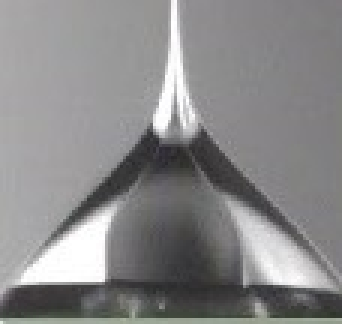
#> input picture Taylor-ConeT.jpg, 114 x 108 px, found by its file name (shown 3 times larger)
$ python 'find pattern 3.py'
#> lines starting #> are read from the running program, lines starting #| are printed output that depends on the picture
import cv2
import numpy as np
import matplotlib.pyplot as plt

imgtemp = cv2.imread('E:\Python Tutorial\image processing\Taylor-ConeT.jpg', 0)
#> imgtemp: shape (108, 114); min 39, max 255, mean 136.6
img = cv2.imread('E:\Python Tutorial\image processing\Taylor-Cone1.jpg', 0)
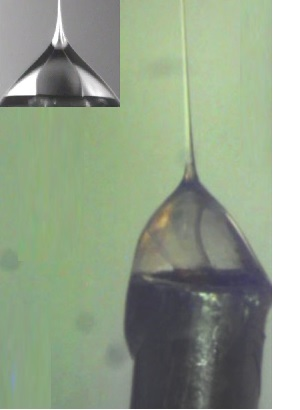
#> input picture Taylor-Cone1.jpg, 300 x 410 px, found by its file name
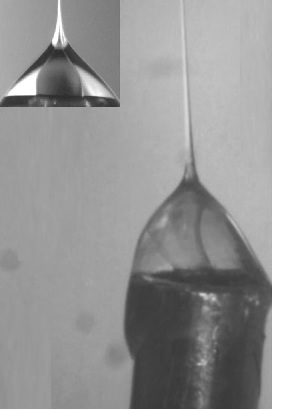
#> img: shape (410, 300); min 43, max 255, mean 155

orb = cv2.ORB_create()

kp1, des1 = orb.detectAndCompute(imgtemp, None)
#> kp1 = 45 keypoints; strongest (x, y, size): (54, 42, 37.2), (54, 43, 31), (49, 43, 31), (49, 45, 44.6)
kp2, des2 = orb.detectAndCompute(img, None)
#> kp2 = 275 keypoints; strongest (x, y, size): (34, 94, 31), (54, 43, 37.2), (55, 44, 31), (50, 44, 31)

bf = cv2.BFMatcher(cv2.NORM_HAMMING, crossCheck=True)

matches = bf.match(des1, des2)
#> matches = 41 matches
matches = sorted(matches, key=lambda x:x.distance)

img_out = cv2.drawMatches(imgtemp, kp1, img, kp2, matches[:100], None, flags=2)
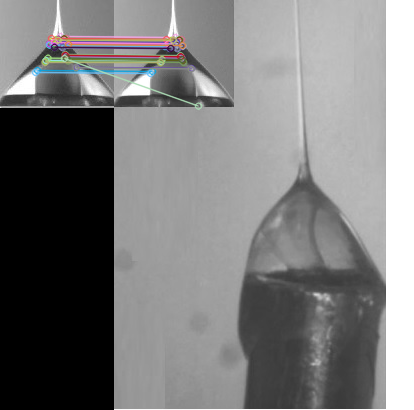
#> img_out: shape (410, 414, 3); mean of channels 0, 1, 2 122.4, 122.3, 122.5; drawn as B, G, R
plt.imshow(img_out)
plt.show()
